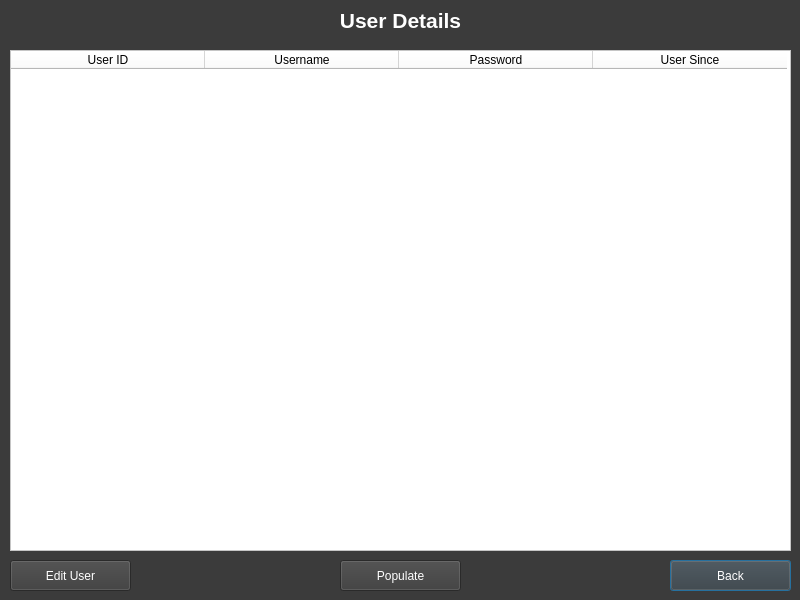
<?xml version="1.0" encoding="UTF-8"?>
<ui version="4.0">
 <class>userdetail</class>
 <widget class="QDialog" name="userdetail">
  <property name="geometry">
   <rect>
    <x>0</x>
    <y>0</y>
    <width>800</width>
    <height>600</height>
   </rect>
  </property>
  <property name="palette">
   <palette>
    <active>
     <colorrole role="WindowText">
      <brush brushstyle="SolidPattern">
       <color alpha="255">
        <red>255</red>
        <green>255</green>
        <blue>255</blue>
       </color>
      </brush>
     </colorrole>
     <colorrole role="Button">
      <brush brushstyle="SolidPattern">
       <color alpha="255">
        <red>59</red>
        <green>59</green>
        <blue>59</blue>
       </color>
      </brush>
     </colorrole>
     <colorrole role="Light">
      <brush brushstyle="SolidPattern">
       <color alpha="255">
        <red>88</red>
        <green>88</green>
        <blue>88</blue>
       </color>
      </brush>
     </colorrole>
     <colorrole role="Midlight">
      <brush brushstyle="SolidPattern">
       <color alpha="255">
        <red>73</red>
        <green>73</green>
        <blue>73</blue>
       </color>
      </brush>
     </colorrole>
     <colorrole role="Dark">
      <brush brushstyle="SolidPattern">
       <color alpha="255">
        <red>29</red>
        <green>29</green>
        <blue>29</blue>
       </color>
      </brush>
     </colorrole>
     <colorrole role="Mid">
      <brush brushstyle="SolidPattern">
       <color alpha="255">
        <red>39</red>
        <green>39</green>
        <blue>39</blue>
       </color>
      </brush>
     </colorrole>
     <colorrole role="Text">
      <brush brushstyle="SolidPattern">
       <color alpha="255">
        <red>255</red>
        <green>255</green>
        <blue>255</blue>
       </color>
      </brush>
     </colorrole>
     <colorrole role="BrightText">
      <brush brushstyle="SolidPattern">
       <color alpha="255">
        <red>255</red>
        <green>255</green>
        <blue>255</blue>
       </color>
      </brush>
     </colorrole>
     <colorrole role="ButtonText">
      <brush brushstyle="SolidPattern">
       <color alpha="255">
        <red>255</red>
        <green>255</green>
        <blue>255</blue>
       </color>
      </brush>
     </colorrole>
     <colorrole role="Base">
      <brush brushstyle="SolidPattern">
       <color alpha="255">
        <red>0</red>
        <green>0</green>
        <blue>0</blue>
       </color>
      </brush>
     </colorrole>
     <colorrole role="Window">
      <brush brushstyle="SolidPattern">
       <color alpha="255">
        <red>59</red>
        <green>59</green>
        <blue>59</blue>
       </color>
      </brush>
     </colorrole>
     <colorrole role="Shadow">
      <brush brushstyle="SolidPattern">
       <color alpha="255">
        <red>0</red>
        <green>0</green>
        <blue>0</blue>
       </color>
      </brush>
     </colorrole>
     <colorrole role="AlternateBase">
      <brush brushstyle="SolidPattern">
       <color alpha="255">
        <red>29</red>
        <green>29</green>
        <blue>29</blue>
       </color>
      </brush>
     </colorrole>
     <colorrole role="ToolTipBase">
      <brush brushstyle="SolidPattern">
       <color alpha="255">
        <red>255</red>
        <green>255</green>
        <blue>220</blue>
       </color>
      </brush>
     </colorrole>
     <colorrole role="ToolTipText">
      <brush brushstyle="SolidPattern">
       <color alpha="255">
        <red>0</red>
        <green>0</green>
        <blue>0</blue>
       </color>
      </brush>
     </colorrole>
    </active>
    <inactive>
     <colorrole role="WindowText">
      <brush brushstyle="SolidPattern">
       <color alpha="255">
        <red>255</red>
        <green>255</green>
        <blue>255</blue>
       </color>
      </brush>
     </colorrole>
     <colorrole role="Button">
      <brush brushstyle="SolidPattern">
       <color alpha="255">
        <red>59</red>
        <green>59</green>
        <blue>59</blue>
       </color>
      </brush>
     </colorrole>
     <colorrole role="Light">
      <brush brushstyle="SolidPattern">
       <color alpha="255">
        <red>88</red>
        <green>88</green>
        <blue>88</blue>
       </color>
      </brush>
     </colorrole>
     <colorrole role="Midlight">
      <brush brushstyle="SolidPattern">
       <color alpha="255">
        <red>73</red>
        <green>73</green>
        <blue>73</blue>
       </color>
      </brush>
     </colorrole>
     <colorrole role="Dark">
      <brush brushstyle="SolidPattern">
       <color alpha="255">
        <red>29</red>
        <green>29</green>
        <blue>29</blue>
       </color>
      </brush>
     </colorrole>
     <colorrole role="Mid">
      <brush brushstyle="SolidPattern">
       <color alpha="255">
        <red>39</red>
        <green>39</green>
        <blue>39</blue>
       </color>
      </brush>
     </colorrole>
     <colorrole role="Text">
      <brush brushstyle="SolidPattern">
       <color alpha="255">
        <red>255</red>
        <green>255</green>
        <blue>255</blue>
       </color>
      </brush>
     </colorrole>
     <colorrole role="BrightText">
      <brush brushstyle="SolidPattern">
       <color alpha="255">
        <red>255</red>
        <green>255</green>
        <blue>255</blue>
       </color>
      </brush>
     </colorrole>
     <colorrole role="ButtonText">
      <brush brushstyle="SolidPattern">
       <color alpha="255">
        <red>255</red>
        <green>255</green>
        <blue>255</blue>
       </color>
      </brush>
     </colorrole>
     <colorrole role="Base">
      <brush brushstyle="SolidPattern">
       <color alpha="255">
        <red>0</red>
        <green>0</green>
        <blue>0</blue>
       </color>
      </brush>
     </colorrole>
     <colorrole role="Window">
      <brush brushstyle="SolidPattern">
       <color alpha="255">
        <red>59</red>
        <green>59</green>
        <blue>59</blue>
       </color>
      </brush>
     </colorrole>
     <colorrole role="Shadow">
      <brush brushstyle="SolidPattern">
       <color alpha="255">
        <red>0</red>
        <green>0</green>
        <blue>0</blue>
       </color>
      </brush>
     </colorrole>
     <colorrole role="AlternateBase">
      <brush brushstyle="SolidPattern">
       <color alpha="255">
        <red>29</red>
        <green>29</green>
        <blue>29</blue>
       </color>
      </brush>
     </colorrole>
     <colorrole role="ToolTipBase">
      <brush brushstyle="SolidPattern">
       <color alpha="255">
        <red>255</red>
        <green>255</green>
        <blue>220</blue>
       </color>
      </brush>
     </colorrole>
     <colorrole role="ToolTipText">
      <brush brushstyle="SolidPattern">
       <color alpha="255">
        <red>0</red>
        <green>0</green>
        <blue>0</blue>
       </color>
      </brush>
     </colorrole>
    </inactive>
    <disabled>
     <colorrole role="WindowText">
      <brush brushstyle="SolidPattern">
       <color alpha="255">
        <red>29</red>
        <green>29</green>
        <blue>29</blue>
       </color>
      </brush>
     </colorrole>
     <colorrole role="Button">
      <brush brushstyle="SolidPattern">
       <color alpha="255">
        <red>59</red>
        <green>59</green>
        <blue>59</blue>
       </color>
      </brush>
     </colorrole>
     <colorrole role="Light">
      <brush brushstyle="SolidPattern">
       <color alpha="255">
        <red>88</red>
        <green>88</green>
        <blue>88</blue>
       </color>
      </brush>
     </colorrole>
     <colorrole role="Midlight">
      <brush brushstyle="SolidPattern">
       <color alpha="255">
        <red>73</red>
        <green>73</green>
        <blue>73</blue>
       </color>
      </brush>
     </colorrole>
     <colorrole role="Dark">
      <brush brushstyle="SolidPattern">
       <color alpha="255">
        <red>29</red>
        <green>29</green>
        <blue>29</blue>
       </color>
      </brush>
     </colorrole>
     <colorrole role="Mid">
      <brush brushstyle="SolidPattern">
       <color alpha="255">
        <red>39</red>
        <green>39</green>
        <blue>39</blue>
       </color>
      </brush>
     </colorrole>
     <colorrole role="Text">
      <brush brushstyle="SolidPattern">
       <color alpha="255">
        <red>29</red>
        <green>29</green>
        <blue>29</blue>
       </color>
      </brush>
     </colorrole>
     <colorrole role="BrightText">
      <brush brushstyle="SolidPattern">
       <color alpha="255">
        <red>255</red>
        <green>255</green>
        <blue>255</blue>
       </color>
      </brush>
     </colorrole>
     <colorrole role="ButtonText">
      <brush brushstyle="SolidPattern">
       <color alpha="255">
        <red>29</red>
        <green>29</green>
        <blue>29</blue>
       </color>
      </brush>
     </colorrole>
     <colorrole role="Base">
      <brush brushstyle="SolidPattern">
       <color alpha="255">
        <red>59</red>
        <green>59</green>
        <blue>59</blue>
       </color>
      </brush>
     </colorrole>
     <colorrole role="Window">
      <brush brushstyle="SolidPattern">
       <color alpha="255">
        <red>59</red>
        <green>59</green>
        <blue>59</blue>
       </color>
      </brush>
     </colorrole>
     <colorrole role="Shadow">
      <brush brushstyle="SolidPattern">
       <color alpha="255">
        <red>0</red>
        <green>0</green>
        <blue>0</blue>
       </color>
      </brush>
     </colorrole>
     <colorrole role="AlternateBase">
      <brush brushstyle="SolidPattern">
       <color alpha="255">
        <red>59</red>
        <green>59</green>
        <blue>59</blue>
       </color>
      </brush>
     </colorrole>
     <colorrole role="ToolTipBase">
      <brush brushstyle="SolidPattern">
       <color alpha="255">
        <red>255</red>
        <green>255</green>
        <blue>220</blue>
       </color>
      </brush>
     </colorrole>
     <colorrole role="ToolTipText">
      <brush brushstyle="SolidPattern">
       <color alpha="255">
        <red>0</red>
        <green>0</green>
        <blue>0</blue>
       </color>
      </brush>
     </colorrole>
    </disabled>
   </palette>
  </property>
  <property name="windowTitle">
   <string>User Details</string>
  </property>
  <widget class="QLabel" name="label">
   <property name="geometry">
    <rect>
     <x>0</x>
     <y>0</y>
     <width>801</width>
     <height>41</height>
    </rect>
   </property>
   <property name="text">
    <string>&lt;html&gt;&lt;head/&gt;&lt;body&gt;&lt;p align=&quot;center&quot;&gt;&lt;span style=&quot; font-size:16pt; font-weight:600;&quot;&gt;User Details&lt;/span&gt;&lt;/p&gt;&lt;/body&gt;&lt;/html&gt;</string>
   </property>
  </widget>
  <widget class="QTableWidget" name="usertable">
   <property name="geometry">
    <rect>
     <x>10</x>
     <y>50</y>
     <width>781</width>
     <height>501</height>
    </rect>
   </property>
   <property name="palette">
    <palette>
     <active>
      <colorrole role="WindowText">
       <brush brushstyle="SolidPattern">
        <color alpha="255">
         <red>0</red>
         <green>0</green>
         <blue>0</blue>
        </color>
       </brush>
      </colorrole>
      <colorrole role="Button">
       <brush brushstyle="SolidPattern">
        <color alpha="255">
         <red>255</red>
         <green>255</green>
         <blue>255</blue>
        </color>
       </brush>
      </colorrole>
      <colorrole role="Light">
       <brush brushstyle="SolidPattern">
        <color alpha="255">
         <red>255</red>
         <green>255</green>
         <blue>255</blue>
        </color>
       </brush>
      </colorrole>
      <colorrole role="Midlight">
       <brush brushstyle="SolidPattern">
        <color alpha="255">
         <red>255</red>
         <green>255</green>
         <blue>255</blue>
        </color>
       </brush>
      </colorrole>
      <colorrole role="Dark">
       <brush brushstyle="SolidPattern">
        <color alpha="255">
         <red>127</red>
         <green>127</green>
         <blue>127</blue>
        </color>
       </brush>
      </colorrole>
      <colorrole role="Mid">
       <brush brushstyle="SolidPattern">
        <color alpha="255">
         <red>170</red>
         <green>170</green>
         <blue>170</blue>
        </color>
       </brush>
      </colorrole>
      <colorrole role="Text">
       <brush brushstyle="SolidPattern">
        <color alpha="255">
         <red>0</red>
         <green>0</green>
         <blue>0</blue>
        </color>
       </brush>
      </colorrole>
      <colorrole role="BrightText">
       <brush brushstyle="SolidPattern">
        <color alpha="255">
         <red>255</red>
         <green>255</green>
         <blue>255</blue>
        </color>
       </brush>
      </colorrole>
      <colorrole role="ButtonText">
       <brush brushstyle="SolidPattern">
        <color alpha="255">
         <red>0</red>
         <green>0</green>
         <blue>0</blue>
        </color>
       </brush>
      </colorrole>
      <colorrole role="Base">
       <brush brushstyle="SolidPattern">
        <color alpha="255">
         <red>255</red>
         <green>255</green>
         <blue>255</blue>
        </color>
       </brush>
      </colorrole>
      <colorrole role="Window">
       <brush brushstyle="SolidPattern">
        <color alpha="255">
         <red>255</red>
         <green>255</green>
         <blue>255</blue>
        </color>
       </brush>
      </colorrole>
      <colorrole role="Shadow">
       <brush brushstyle="SolidPattern">
        <color alpha="255">
         <red>0</red>
         <green>0</green>
         <blue>0</blue>
        </color>
       </brush>
      </colorrole>
      <colorrole role="AlternateBase">
       <brush brushstyle="SolidPattern">
        <color alpha="255">
         <red>255</red>
         <green>255</green>
         <blue>255</blue>
        </color>
       </brush>
      </colorrole>
      <colorrole role="ToolTipBase">
       <brush brushstyle="SolidPattern">
        <color alpha="255">
         <red>255</red>
         <green>255</green>
         <blue>220</blue>
        </color>
       </brush>
      </colorrole>
      <colorrole role="ToolTipText">
       <brush brushstyle="SolidPattern">
        <color alpha="255">
         <red>0</red>
         <green>0</green>
         <blue>0</blue>
        </color>
       </brush>
      </colorrole>
     </active>
     <inactive>
      <colorrole role="WindowText">
       <brush brushstyle="SolidPattern">
        <color alpha="255">
         <red>0</red>
         <green>0</green>
         <blue>0</blue>
        </color>
       </brush>
      </colorrole>
      <colorrole role="Button">
       <brush brushstyle="SolidPattern">
        <color alpha="255">
         <red>255</red>
         <green>255</green>
         <blue>255</blue>
        </color>
       </brush>
      </colorrole>
      <colorrole role="Light">
       <brush brushstyle="SolidPattern">
        <color alpha="255">
         <red>255</red>
         <green>255</green>
         <blue>255</blue>
        </color>
       </brush>
      </colorrole>
      <colorrole role="Midlight">
       <brush brushstyle="SolidPattern">
        <color alpha="255">
         <red>255</red>
         <green>255</green>
         <blue>255</blue>
        </color>
       </brush>
      </colorrole>
      <colorrole role="Dark">
       <brush brushstyle="SolidPattern">
        <color alpha="255">
         <red>127</red>
         <green>127</green>
         <blue>127</blue>
        </color>
       </brush>
      </colorrole>
      <colorrole role="Mid">
       <brush brushstyle="SolidPattern">
        <color alpha="255">
         <red>170</red>
         <green>170</green>
         <blue>170</blue>
        </color>
       </brush>
      </colorrole>
      <colorrole role="Text">
       <brush brushstyle="SolidPattern">
        <color alpha="255">
         <red>0</red>
         <green>0</green>
         <blue>0</blue>
        </color>
       </brush>
      </colorrole>
      <colorrole role="BrightText">
       <brush brushstyle="SolidPattern">
        <color alpha="255">
         <red>255</red>
         <green>255</green>
         <blue>255</blue>
        </color>
       </brush>
      </colorrole>
      <colorrole role="ButtonText">
       <brush brushstyle="SolidPattern">
        <color alpha="255">
         <red>0</red>
         <green>0</green>
         <blue>0</blue>
        </color>
       </brush>
      </colorrole>
      <colorrole role="Base">
       <brush brushstyle="SolidPattern">
        <color alpha="255">
         <red>255</red>
         <green>255</green>
         <blue>255</blue>
        </color>
       </brush>
      </colorrole>
      <colorrole role="Window">
       <brush brushstyle="SolidPattern">
        <color alpha="255">
         <red>255</red>
         <green>255</green>
         <blue>255</blue>
        </color>
       </brush>
      </colorrole>
      <colorrole role="Shadow">
       <brush brushstyle="SolidPattern">
        <color alpha="255">
         <red>0</red>
         <green>0</green>
         <blue>0</blue>
        </color>
       </brush>
      </colorrole>
      <colorrole role="AlternateBase">
       <brush brushstyle="SolidPattern">
        <color alpha="255">
         <red>255</red>
         <green>255</green>
         <blue>255</blue>
        </color>
       </brush>
      </colorrole>
      <colorrole role="ToolTipBase">
       <brush brushstyle="SolidPattern">
        <color alpha="255">
         <red>255</red>
         <green>255</green>
         <blue>220</blue>
        </color>
       </brush>
      </colorrole>
      <colorrole role="ToolTipText">
       <brush brushstyle="SolidPattern">
        <color alpha="255">
         <red>0</red>
         <green>0</green>
         <blue>0</blue>
        </color>
       </brush>
      </colorrole>
     </inactive>
     <disabled>
      <colorrole role="WindowText">
       <brush brushstyle="SolidPattern">
        <color alpha="255">
         <red>127</red>
         <green>127</green>
         <blue>127</blue>
        </color>
       </brush>
      </colorrole>
      <colorrole role="Button">
       <brush brushstyle="SolidPattern">
        <color alpha="255">
         <red>255</red>
         <green>255</green>
         <blue>255</blue>
        </color>
       </brush>
      </colorrole>
      <colorrole role="Light">
       <brush brushstyle="SolidPattern">
        <color alpha="255">
         <red>255</red>
         <green>255</green>
         <blue>255</blue>
        </color>
       </brush>
      </colorrole>
      <colorrole role="Midlight">
       <brush brushstyle="SolidPattern">
        <color alpha="255">
         <red>255</red>
         <green>255</green>
         <blue>255</blue>
        </color>
       </brush>
      </colorrole>
      <colorrole role="Dark">
       <brush brushstyle="SolidPattern">
        <color alpha="255">
         <red>127</red>
         <green>127</green>
         <blue>127</blue>
        </color>
       </brush>
      </colorrole>
      <colorrole role="Mid">
       <brush brushstyle="SolidPattern">
        <color alpha="255">
         <red>170</red>
         <green>170</green>
         <blue>170</blue>
        </color>
       </brush>
      </colorrole>
      <colorrole role="Text">
       <brush brushstyle="SolidPattern">
        <color alpha="255">
         <red>127</red>
         <green>127</green>
         <blue>127</blue>
        </color>
       </brush>
      </colorrole>
      <colorrole role="BrightText">
       <brush brushstyle="SolidPattern">
        <color alpha="255">
         <red>255</red>
         <green>255</green>
         <blue>255</blue>
        </color>
       </brush>
      </colorrole>
      <colorrole role="ButtonText">
       <brush brushstyle="SolidPattern">
        <color alpha="255">
         <red>127</red>
         <green>127</green>
         <blue>127</blue>
        </color>
       </brush>
      </colorrole>
      <colorrole role="Base">
       <brush brushstyle="SolidPattern">
        <color alpha="255">
         <red>255</red>
         <green>255</green>
         <blue>255</blue>
        </color>
       </brush>
      </colorrole>
      <colorrole role="Window">
       <brush brushstyle="SolidPattern">
        <color alpha="255">
         <red>255</red>
         <green>255</green>
         <blue>255</blue>
        </color>
       </brush>
      </colorrole>
      <colorrole role="Shadow">
       <brush brushstyle="SolidPattern">
        <color alpha="255">
         <red>0</red>
         <green>0</green>
         <blue>0</blue>
        </color>
       </brush>
      </colorrole>
      <colorrole role="AlternateBase">
       <brush brushstyle="SolidPattern">
        <color alpha="255">
         <red>255</red>
         <green>255</green>
         <blue>255</blue>
        </color>
       </brush>
      </colorrole>
      <colorrole role="ToolTipBase">
       <brush brushstyle="SolidPattern">
        <color alpha="255">
         <red>255</red>
         <green>255</green>
         <blue>220</blue>
        </color>
       </brush>
      </colorrole>
      <colorrole role="ToolTipText">
       <brush brushstyle="SolidPattern">
        <color alpha="255">
         <red>0</red>
         <green>0</green>
         <blue>0</blue>
        </color>
       </brush>
      </colorrole>
     </disabled>
    </palette>
   </property>
   <property name="horizontalScrollBarPolicy">
    <enum>Qt::ScrollBarAlwaysOff</enum>
   </property>
   <property name="autoScrollMargin">
    <number>20</number>
   </property>
   <property name="alternatingRowColors">
    <bool>true</bool>
   </property>
   <attribute name="horizontalHeaderDefaultSectionSize">
    <number>194</number>
   </attribute>
   <column>
    <property name="text">
     <string>User ID</string>
    </property>
   </column>
   <column>
    <property name="text">
     <string>Username</string>
    </property>
   </column>
   <column>
    <property name="text">
     <string>Password</string>
    </property>
   </column>
   <column>
    <property name="text">
     <string>User Since</string>
    </property>
   </column>
  </widget>
  <widget class="QPushButton" name="backbutton">
   <property name="geometry">
    <rect>
     <x>670</x>
     <y>560</y>
     <width>121</width>
     <height>31</height>
    </rect>
   </property>
   <property name="styleSheet">
    <string notr="true">font: 14pt &quot;Verdana&quot;;</string>
   </property>
   <property name="text">
    <string>Back</string>
   </property>
  </widget>
  <widget class="QPushButton" name="editbutton">
   <property name="geometry">
    <rect>
     <x>10</x>
     <y>560</y>
     <width>121</width>
     <height>31</height>
    </rect>
   </property>
   <property name="styleSheet">
    <string notr="true">font: 14pt &quot;Verdana&quot;;</string>
   </property>
   <property name="text">
    <string>Edit User</string>
   </property>
  </widget>
  <widget class="QPushButton" name="populatebutton">
   <property name="geometry">
    <rect>
     <x>340</x>
     <y>560</y>
     <width>121</width>
     <height>31</height>
    </rect>
   </property>
   <property name="styleSheet">
    <string notr="true">font: 14pt &quot;Verdana&quot;;</string>
   </property>
   <property name="text">
    <string>Populate</string>
   </property>
  </widget>
 </widget>
 <resources/>
 <connections>
  <connection>
   <sender>backbutton</sender>
   <signal>clicked()</signal>
   <receiver>userdetail</receiver>
   <slot>back()</slot>
   <hints>
    <hint type="sourcelabel">
     <x>683</x>
     <y>575</y>
    </hint>
    <hint type="destinationlabel">
     <x>602</x>
     <y>562</y>
    </hint>
   </hints>
  </connection>
  <connection>
   <sender>editbutton</sender>
   <signal>clicked()</signal>
   <receiver>userdetail</receiver>
   <slot>edit()</slot>
   <hints>
    <hint type="sourcelabel">
     <x>99</x>
     <y>574</y>
    </hint>
    <hint type="destinationlabel">
     <x>184</x>
     <y>572</y>
    </hint>
   </hints>
  </connection>
  <connection>
   <sender>populatebutton</sender>
   <signal>clicked()</signal>
   <receiver>userdetail</receiver>
   <slot>populate()</slot>
   <hints>
    <hint type="sourcelabel">
     <x>417</x>
     <y>573</y>
    </hint>
    <hint type="destinationlabel">
     <x>481</x>
     <y>571</y>
    </hint>
   </hints>
  </connection>
 </connections>
 <slots>
  <slot>back()</slot>
  <slot>edit()</slot>
  <slot>populate()</slot>
 </slots>
</ui>
